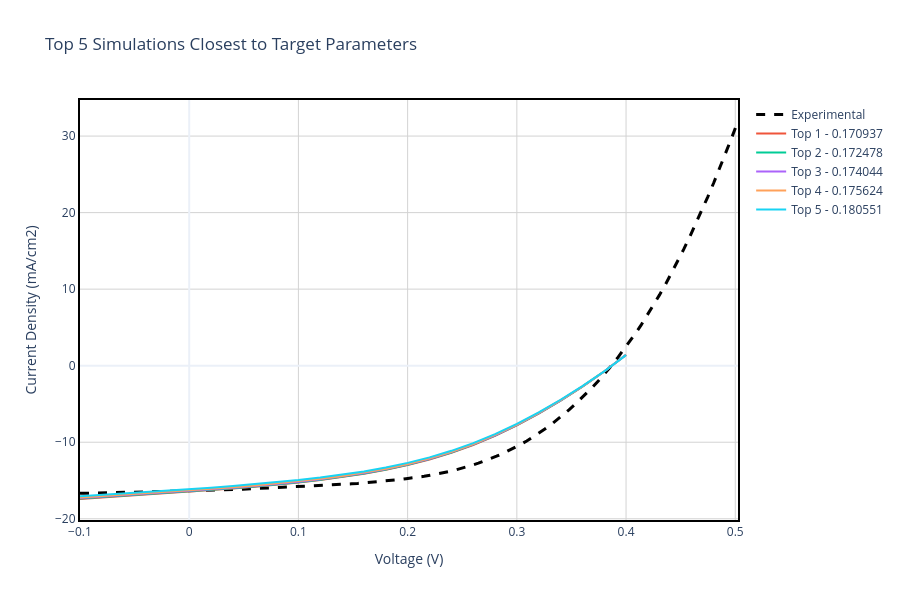

Notebook cell for this chart:
### Markdown cell above
## Section 4: Parameter-Based Comparison with Target Values

### Methodology
In this section, we compare simulations against **target performance parameters** using a scoring algorithm. For each simulation, we calculate a normalized distance metric:

$$\text{Score} = \sum_{i} \left(\frac{X_i^{sim} - X_i^{target}}{X_i^{target}}\right)^2$$

where $X_i$ represents the performance parameters:
- $V_{oc}$ (Open Circuit Voltage)
- $J_{sc}$ (Short Circuit Current Density)  
- $FF$ (Fill Factor)
- $\eta$ (Power Conversion Efficiency)

**Interpretation**: Lower scores indicate simulations whose parameters are closer to the target values. This approach is useful for identifying device designs that achieve desired specifications.

### Application
The top 5 simulations with the lowest parameter scores are plotted alongside experimental data to evaluate whether parameter matching correlates with realistic device behavior.

### Code cell
# Calculate a Score (the lower the score, the closer to the target parameters)
for d in scaps_data:
    score = 0
    score += ((d['Voc'] - TARGET_VOC) / TARGET_VOC)**2
    score += ((d['Jsc'] - TARGET_JSC) / TARGET_JSC)**2
    score += ((d['FF'] - TARGET_FF) / TARGET_FF)**2
    score += ((d['eta'] - TARGET_ETA) / TARGET_ETA)**2
    d['param_score'] = score

top_5_params = sorted(scaps_data, key=lambda x: x['param_score'])[:5]

# ------------------ PLOT 3: TOP 5 VS EXPERIMENTAL (PARAMETERS) ------------------
fig3 = go.Figure()
fig3.add_trace(go.Scatter(
    x=exp_data['v(V)'], y=exp_data['jtot(mA/cm2)'], 
    mode='lines', name='Experimental', line=dict(color='black', dash='dash', width=3)
))

for i, d in enumerate(top_5_params):
    v_filtered = d['v(V)']
    j_filtered = d['jtot(mA/cm2)']
    
    hover_text = f"Sim {i+1}: <b>{d['label']}</b><br>Batch Parameters: {format_batch_params_for_display(d['batch_params'])}<br>Voc: {d['Voc']:.3f} V<br>Jsc: {d['Jsc']:.2f} mA/cm²<br>FF: {d['FF']:.1f} %<br>η: {d['eta']:.2f} % <br>Parameter Score: {d['param_score']:.6f}"
    fig3.add_trace(go.Scatter(
        x=v_filtered, y=j_filtered, mode='lines', 
        name=f"Top {i+1} - {d['param_score']:.6f}", hoverinfo='text', hovertext=hover_text
    ))

fig3.update_xaxes(showline=True, linewidth=2, linecolor='black', mirror=True)
fig3.update_yaxes(showline=True, linewidth=2, linecolor='black', mirror=True)
fig3.update_layout(
    title='Top 5 Simulations Closest to Target Parameters',
    xaxis_title='Voltage (V)', yaxis_title='Current Density (mA/cm2)',
    hovermode='closest', template='plotly_white', width=900, height=600,
    plot_bgcolor='white',
    xaxis=dict(showgrid=True, gridwidth=1, gridcolor='lightgray'),
    yaxis=dict(showgrid=True, gridwidth=1, gridcolor='lightgray')
)
fig3.show()
fig3.write_image(os.path.join(plots_dir, 'Top5_Parameters.png'), width=900, height=600)
print(f"✅ Saved Plot 3 to {plots_dir}/Top5_Parameters.png")

# Create comparison table
print("\n" + "="*120)
print("TOP 5 PARAMETER MATCHES: EXPERIMENTAL VS SIMULATIONS")
print("="*120)
print(f"\n{'Metric':<20} {'Experimental':<18} {'Top 1':<18} {'Top 2':<18} {'Top 3':<18} {'Top 4':<18} {'Top 5':<18}")
print("-"*120)
for i, d in enumerate(top_5_params):
    print(f"\n🔍 Top {i+1} (Params: {d['param_score']:.6f}) - {d['label']}")
    print(f"   Batch Parameters: {d['batch_params']}")
    print(f"   Voc: {d['Voc']:.6f} V | Jsc: {d['Jsc']:.4f} mA/cm² | FF: {d['FF']:.4f} % | η: {d['eta']:.4f} %")
print("="*120)

### Figure 1 — Plotly figure (JSON) as saved in the notebook; plotly's stock layout.template omitted (floating-point values rounded to 4 significant figures)
{"data": [{"line": {"color": "black", "dash": "dash", "width": 3}, "mode": "lines", "name": "Experimental", "type": "scatter", "x": [-0.1, -0.09445, -0.08895, -0.0834, -0.0779, -0.07235, -0.06685, -0.0613, -0.0558, -0.05025, -0.0447, -0.0392, -0.03365, -0.02815, -0.0226, -0.0171, -0.01155, -0.00605, -0.0005, 0.00505, 0.01055, 0.0161, 0.0216, 0.02715, 0.03265, 0.0382, 0.0437, 0.04925, 0.05475, 0.0603, 0.06585, 0.07135, 0.0769, 0.0824, 0.08795, 0.09345, 0.099, 0.1045, 0.11, 0.1156, 0.1211, 0.1267, 0.1321, 0.1377, 0.1432, 0.1487, 0.1542, 0.1598, 0.1653, 0.1709, 0.1764, 0.1819, 0.1875, 0.193, 0.1985, 0.204, 0.2095, 0.2151, 0.2206, 0.2261, 0.2316, 0.2372, 0.2427, 0.2482, 0.2537, 0.2593, 0.2648, 0.2703, 0.2759, 0.2814, 0.2869, 0.2924, 0.298, 0.3035, 0.309, 0.3145, 0.3201, 0.3256, 0.3311, 0.3367, 0.3422, 0.3478, 0.3533, 0.3588, 0.3643, 0.3699, 0.3754, 0.3809, 0.3865, 0.392, 0.3975, 0.403, 0.4086, 0.414, 0.4196, 0.4251, 0.4306, 0.4362, 0.4417, 0.4472, 0.4527, 0.4583, 0.4638, 0.4693, 0.4748, 0.4804, 0.4859, 0.4914, 0.497, 0.5025], "y": [-16.68, -16.67, -16.65, -16.65, -16.63, -16.61, -16.6, -16.58, -16.55, -16.54, -16.52, -16.51, -16.47, -16.45, -16.44, -16.41, -16.39, -16.37, -16.34, -16.34, -16.3, -16.28, -16.25, -16.23, -16.21, -16.18, -16.16, -16.14, -16.1, -16.07, -16.04, -16.0, -15.98, -15.95, -15.9, -15.88, -15.85, -15.81, -15.76, -15.73, -15.69, -15.64, -15.61, -15.55, -15.5, -15.44, -15.39, -15.32, -15.26, -15.17, -15.11, -15.02, -14.95, -14.87, -14.76, -14.67, -14.55, -14.46, -14.31, -14.18, -14.01, -13.85, -13.67, -13.47, -13.24, -12.99, -12.73, -12.46, -12.15, -11.83, -11.48, -11.11, -10.71, -10.29, -9.834, -9.35, -8.833, -8.278, -7.712, -7.092, -6.461, -5.775, -5.067, -4.324, -3.548, -2.725, -1.873, -0.9875, -0.03512, 0.9678, 1.997, 3.064, 4.192, 5.362, 6.632, 7.909, 9.251, 10.65, 12.1, 13.62, 15.19, 16.84, 18.52, 20.27, 22.07, 23.93, 25.86, 27.83, 29.88, 31.97]}, {"hoverinfo": "text", "hovertext": "Sim 1: <b>total density [1/cm] = 5.000e+13</b><br>Batch Parameters: total density [1/cm]: 5.000e+13<br>Voc: 0.387 V<br>Jsc: 16.48 mA/cm²<br>FF: 42.8 %<br>η: 2.73 % <br>Parameter Score: 0.170937", "mode": "lines", "name": "Top 1 - 0.170937", "type": "scatter", "x": [-0.1, -0.08, -0.06, -0.04, -0.02, 0.0, 0.02, 0.04, 0.06, 0.08, 0.1, 0.12, 0.14, 0.16, 0.18, 0.2, 0.22, 0.24, 0.26, 0.28, 0.3, 0.32, 0.34, 0.36, 0.38, 0.4], "y": [-17.42, -17.24, -17.05, -16.86, -16.67, -16.48, -16.28, -16.06, -15.83, -15.57, -15.28, -14.95, -14.57, -14.13, -13.61, -12.99, -12.25, -11.38, -10.36, -9.168, -7.802, -6.269, -4.582, -2.75, -0.7606, 1.428]}, {"hoverinfo": "text", "hovertext": "Sim 2: <b>total density [1/cm] = 5.100e+13</b><br>Batch Parameters: total density [1/cm]: 5.100e+13<br>Voc: 0.387 V<br>Jsc: 16.42 mA/cm²<br>FF: 42.8 %<br>η: 2.72 % <br>Parameter Score: 0.172478", "mode": "lines", "name": "Top 2 - 0.172478", "type": "scatter", "x": [-0.1, -0.08, -0.06, -0.04, -0.02, 0.0, 0.02, 0.04, 0.06, 0.08, 0.1, 0.12, 0.14, 0.16, 0.18, 0.2, 0.22, 0.24, 0.26, 0.28, 0.3, 0.32, 0.34, 0.36, 0.38, 0.4], "y": [-17.36, -17.17, -16.99, -16.81, -16.62, -16.42, -16.23, -16.01, -15.77, -15.51, -15.23, -14.9, -14.52, -14.07, -13.55, -12.94, -12.21, -11.34, -10.32, -9.128, -7.767, -6.239, -4.559, -2.736, -0.7575, 1.419]}, {"hoverinfo": "text", "hovertext": "Sim 3: <b>total density [1/cm] = 5.200e+13</b><br>Batch Parameters: total density [1/cm]: 5.200e+13<br>Voc: 0.387 V<br>Jsc: 16.37 mA/cm²<br>FF: 42.8 %<br>η: 2.71 % <br>Parameter Score: 0.174044", "mode": "lines", "name": "Top 3 - 0.174044", "type": "scatter", "x": [-0.1, -0.08, -0.06, -0.04, -0.02, 0.0, 0.02, 0.04, 0.06, 0.08, 0.1, 0.12, 0.14, 0.16, 0.18, 0.2, 0.22, 0.24, 0.26, 0.28, 0.3, 0.32, 0.34, 0.36, 0.38, 0.4], "y": [-17.29, -17.11, -16.93, -16.75, -16.56, -16.37, -16.17, -15.95, -15.72, -15.46, -15.17, -14.84, -14.46, -14.02, -13.5, -12.89, -12.16, -11.3, -10.28, -9.089, -7.732, -6.209, -4.537, -2.722, -0.7544, 1.409]}, {"hoverinfo": "text", "hovertext": "Sim 4: <b>total density [1/cm] = 5.300e+13</b><br>Batch Parameters: total density [1/cm]: 5.300e+13<br>Voc: 0.387 V<br>Jsc: 16.31 mA/cm²<br>FF: 42.8 %<br>η: 2.70 % <br>Parameter Score: 0.175624", "mode": "lines", "name": "Top 4 - 0.175624", "type": "scatter", "x": [-0.1, -0.08, -0.06, -0.04, -0.02, 0.0, 0.02, 0.04, 0.06, 0.08, 0.1, 0.12, 0.14, 0.16, 0.18, 0.2, 0.22, 0.24, 0.26, 0.28, 0.3, 0.32, 0.34, 0.36, 0.38, 0.4], "y": [-17.23, -17.05, -16.87, -16.69, -16.5, -16.31, -16.11, -15.89, -15.66, -15.4, -15.11, -14.78, -14.41, -13.97, -13.45, -12.84, -12.12, -11.25, -10.24, -9.051, -7.697, -6.18, -4.515, -2.709, -0.7514, 1.4]}, {"hoverinfo": "text", "hovertext": "Sim 5: <b>total density [1/cm] = 5.600e+13</b><br>Batch Parameters: total density [1/cm]: 5.600e+13<br>Voc: 0.387 V<br>Jsc: 16.15 mA/cm²<br>FF: 42.7 %<br>η: 2.67 % <br>Parameter Score: 0.180551", "mode": "lines", "name": "Top 5 - 0.180551", "type": "scatter", "x": [-0.1, -0.08, -0.06, -0.04, -0.02, 0.0, 0.02, 0.04, 0.06, 0.08, 0.1, 0.12, 0.14, 0.16, 0.18, 0.2, 0.22, 0.24, 0.26, 0.28, 0.3, 0.32, 0.34, 0.36, 0.38, 0.4], "y": [-17.05, -16.88, -16.7, -16.53, -16.34, -16.15, -15.94, -15.72, -15.48, -15.23, -14.94, -14.62, -14.25, -13.82, -13.31, -12.7, -11.98, -11.12, -10.11, -8.939, -7.598, -6.097, -4.451, -2.67, -0.7428, 1.374]}], "layout": {"height": 600, "hovermode": "closest", "plot_bgcolor": "white", "title": {"text": "Top 5 Simulations Closest to Target Parameters"}, "width": 900, "xaxis": {"gridcolor": "lightgray", "gridwidth": 1, "linecolor": "black", "linewidth": 2, "mirror": true, "showgrid": true, "showline": true, "title": {"text": "Voltage (V)"}}, "yaxis": {"gridcolor": "lightgray", "gridwidth": 1, "linecolor": "black", "linewidth": 2, "mirror": true, "showgrid": true, "showline": true, "title": {"text": "Current Density (mA/cm2)"}}}}
